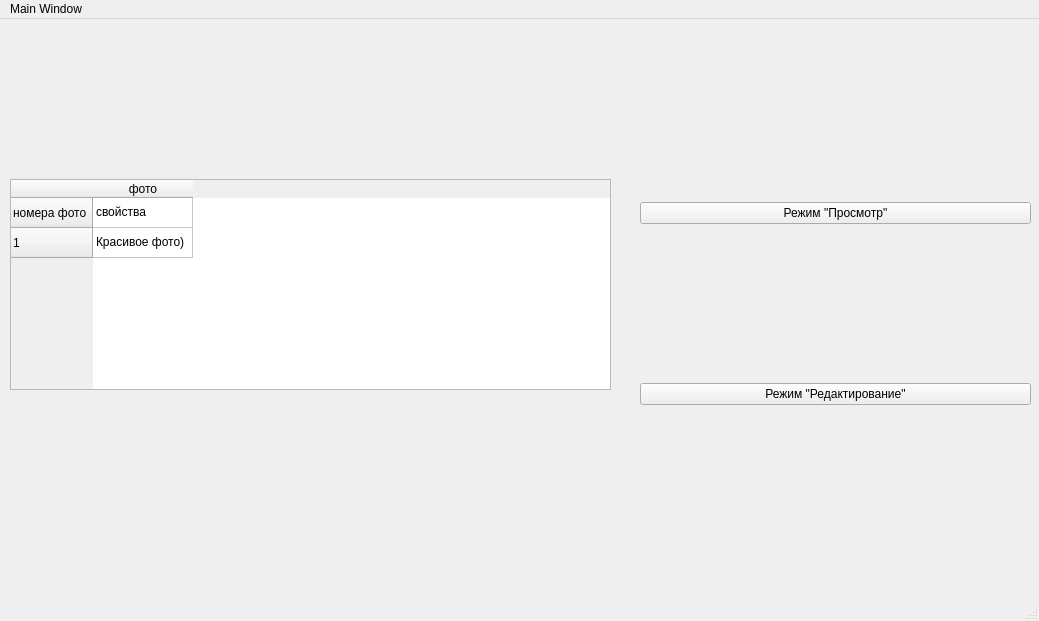
<?xml version="1.0" encoding="UTF-8"?>
<ui version="4.0">
 <class>MainWindow</class>
 <widget class="QMainWindow" name="MainWindow">
  <property name="geometry">
   <rect>
    <x>0</x>
    <y>0</y>
    <width>1039</width>
    <height>621</height>
   </rect>
  </property>
  <property name="windowTitle">
   <string>MainWindow</string>
  </property>
  <widget class="QWidget" name="centralwidget">
   <widget class="QWidget" name="verticalLayoutWidget">
    <property name="geometry">
     <rect>
      <x>640</x>
      <y>30</y>
      <width>391</width>
      <height>511</height>
     </rect>
    </property>
    <layout class="QVBoxLayout" name="verticalLayout">
     <item>
      <widget class="QPushButton" name="pushButton_4">
       <property name="text">
        <string>Режим &quot;Просмотр&quot;</string>
       </property>
      </widget>
     </item>
     <item>
      <widget class="QPushButton" name="pushButton_3">
       <property name="text">
        <string>Режим &quot;Редактирование&quot;</string>
       </property>
      </widget>
     </item>
    </layout>
   </widget>
   <widget class="QTableWidget" name="tableWidget">
    <property name="geometry">
     <rect>
      <x>10</x>
      <y>160</y>
      <width>601</width>
      <height>211</height>
     </rect>
    </property>
    <row>
     <property name="text">
      <string>номера фото</string>
     </property>
    </row>
    <row>
     <property name="text">
      <string>1</string>
     </property>
    </row>
    <column>
     <property name="text">
      <string>фото</string>
     </property>
    </column>
    <item row="0" column="0">
     <property name="text">
      <string>свойства</string>
     </property>
    </item>
    <item row="1" column="0">
     <property name="text">
      <string>Красивое фото)</string>
     </property>
    </item>
   </widget>
  </widget>
  <widget class="QMenuBar" name="menubar">
   <property name="geometry">
    <rect>
     <x>0</x>
     <y>0</y>
     <width>1039</width>
     <height>21</height>
    </rect>
   </property>
   <widget class="QMenu" name="menuMain_Window">
    <property name="title">
     <string>Main Window</string>
    </property>
    <widget class="QMenu" name="menudf">
     <property name="title">
      <string>df</string>
     </property>
     <addaction name="separator"/>
    </widget>
    <addaction name="separator"/>
    <addaction name="menudf"/>
   </widget>
   <addaction name="menuMain_Window"/>
  </widget>
  <widget class="QStatusBar" name="statusbar"/>
 </widget>
 <resources/>
 <connections/>
</ui>
